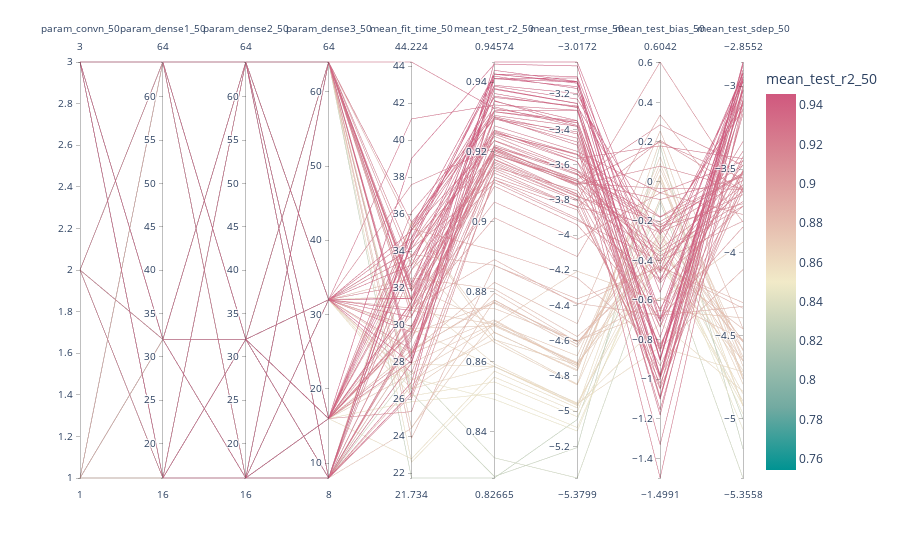
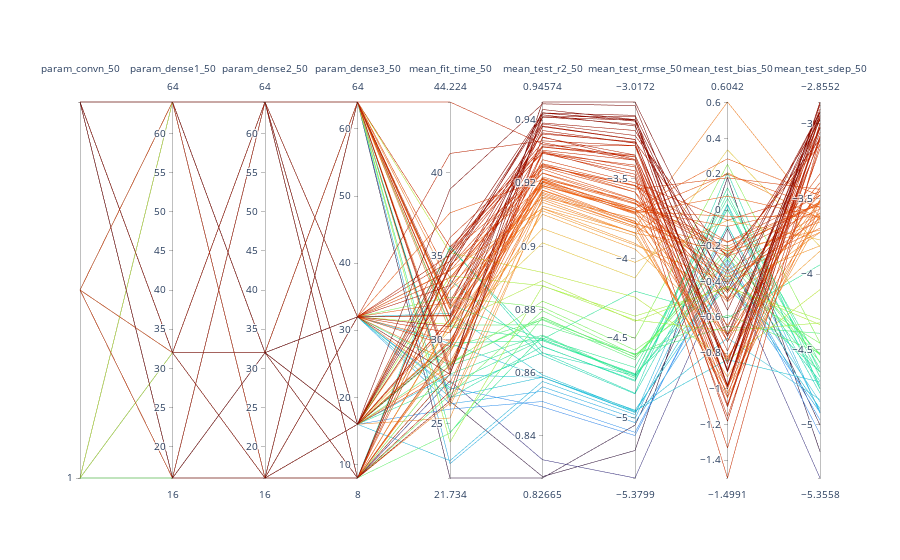

The code cell stored with these charts, in order, in its notebook:
### Code cell
import plotly
import plotly.io as pio
pio.renderers.default = 'notebook'
import plotly.offline as pyo
pyo.init_notebook_mode(connected=True)
import plotly.express as px

import plotly.graph_objs as go
# Set notebook mode to work in offline
# import plotly.offline as pyo
# pyo.init_notebook_mode()
df_ = df.copy()
df_=df_.loc[df_["mean_test_r2_50"] > 0 ]
# color     : Values from this column are used to assign color to the poly lines.
# dimensions: Values from these columns form the axes in the plot.
df_["mean_test_r2_50"] = df_["mean_test_r2_50"].astype(float)
fig = px.parallel_coordinates(df_, color="mean_test_r2_50", dimensions=['param_convn_50', 'param_dense1_50', 'param_dense2_50',
       'param_dense3_50', 'mean_fit_time_50', 'mean_test_r2_50', 'mean_test_rmse_50', 'mean_test_bias_50', 'mean_test_sdep_50'],
                              color_continuous_scale=px.colors.diverging.Tealrose,
                              # color_continuous_scale=px.colors.sequential.Viridis,
                              # color_continuous_scale=[(0, "red"), (0.5, "green"), (1, "blue")],
                                # colorscale = 'agsunset',
                              color_continuous_midpoint=0.85,
                             )

fig.show()

dimensions = list([ 
                    dict(range=(df_['param_convn_50'].min(), df_['param_convn_50'].max()),tickvals = df_['param_convn_50'], ticktext = df_['param_convn_50'],label='param_convn_50', values=df_['param_convn_50']),
                    dict(range=(df_['param_dense1_50'].min(),df_['param_dense1_50'].max()),label='param_dense1_50', values=df_['param_dense1_50']),
                    dict(range=(df_['param_dense2_50'].min(),df_['param_dense2_50'].max()),label='param_dense2_50', values=df_['param_dense2_50']),
                    dict(range=(df_['param_dense3_50'].min(), df_['param_dense3_50'].max()),label='param_dense3_50', values=df_['param_dense3_50']),
                    dict(range=(df_['mean_fit_time_50'].min(), df_['mean_fit_time_50'].max()),label='mean_fit_time_50', values=df_['mean_fit_time_50']),
                    dict(range=(df_['mean_test_r2_50'].min(), df_['mean_test_r2_50'].max()),label='mean_test_r2_50', values=df_['mean_test_r2_50']),
                    dict(range=(df_['mean_test_rmse_50'].min(), df_['mean_test_rmse_50'].max()),label='mean_test_rmse_50', values=df_['mean_test_rmse_50']),
                    dict(range=(df_['mean_test_bias_50'].min(), df_['mean_test_bias_50'].max()),label='mean_test_bias_50', values=df_['mean_test_bias_50']),
                    dict(range=(df_['mean_test_sdep_50'].min(), df_['mean_test_sdep_50'].max()),label='mean_test_sdep_50', values=df_['mean_test_sdep_50']),

                         ])

fig = go.Figure(data= go.Parcoords(line = dict(color = df_['mean_test_r2_50'], colorscale = 'turbo'), dimensions = dimensions))

fig.show()
# fig.write_image("fig1.png")
# https://www.analyticsvidhya.com/blog/2021/11/visualize-data-using-parallel-coordinates-plot/
